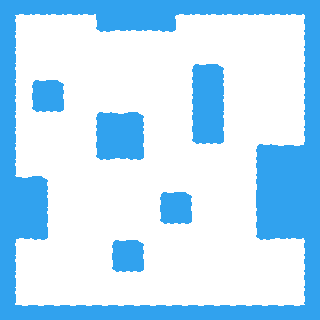

A level layout from a 2D game, rendered from its tile map. Below: a short description, then the map file with its tile-grid data intact:
An orthogonal 20x20 tile map with 16x16 px tiles, 2 tile layers (backgroundLayer, blockedLayer) and 3 objects.

<map version="1.0" orientation="orthogonal" renderorder="right-down" width="20" height="20" tilewidth="16" tileheight="16" nextobjectid="5">
 <tileset firstgid="1" name="tilemap" tilewidth="16" tileheight="16" tilecount="48" columns="8">
  <image source="../../../tilemap.png" width="128" height="96" />
 </tileset>
 <layer name="backgroundLayer" width="20" height="20">
  <data encoding="csv">
8,8,8,8,8,8,8,8,8,8,8,8,8,8,8,8,8,8,8,8,
8,8,8,8,8,8,8,8,8,8,8,8,8,8,8,8,8,8,8,8,
8,8,8,8,8,8,8,8,8,8,8,8,8,8,8,8,8,8,8,8,
8,8,8,8,8,8,8,8,8,8,8,8,8,8,8,8,8,8,8,8,
8,8,8,8,8,8,8,8,8,8,8,8,8,8,8,8,8,8,8,8,
8,8,8,8,8,8,8,8,8,8,8,8,8,8,8,8,8,8,8,8,
8,8,8,8,8,8,8,8,8,8,8,8,8,8,8,8,8,8,8,8,
8,8,8,8,8,8,8,8,8,8,8,8,8,8,8,8,8,8,8,8,
8,8,8,8,8,8,8,8,8,8,8,8,8,8,8,8,8,8,8,8,
8,8,8,8,8,8,8,8,8,8,8,8,8,8,8,8,8,8,8,8,
8,8,8,8,8,8,8,8,8,8,8,8,8,8,8,8,8,8,8,8,
8,8,8,8,8,8,8,8,8,8,8,8,8,8,8,8,8,8,8,8,
8,8,8,8,8,8,8,8,8,8,8,8,8,8,8,8,8,8,8,8,
8,8,8,8,8,8,8,8,8,8,8,8,8,8,8,8,8,8,8,8,
8,8,8,8,8,8,8,8,8,8,8,8,8,8,8,8,8,8,8,8,
8,8,8,8,8,8,8,8,8,8,8,8,8,8,8,8,8,8,8,8,
8,8,8,8,8,8,8,8,8,8,8,8,8,8,8,8,8,8,8,8,
8,8,8,8,8,8,8,8,8,8,8,8,8,8,8,8,8,8,8,8,
8,8,8,8,8,8,8,8,8,8,8,8,8,8,8,8,8,8,8,8,
8,8,8,8,8,8,8,8,8,8,8,8,8,8,8,8,8,8,8,8
</data>
 </layer>
 <layer name="blockedLayer" width="20" height="20">
  <data encoding="csv">
1,3,3,3,3,3,16,16,16,16,16,3,3,3,3,3,3,3,3,2,
11,0,0,0,0,0,13,3,3,3,14,0,0,0,0,0,0,0,0,12,
11,0,0,0,0,0,0,0,0,0,0,0,0,0,0,0,0,0,0,12,
11,0,0,0,0,0,0,0,0,0,0,0,0,0,0,0,0,0,0,12,
11,0,0,0,0,0,0,0,0,0,0,0,5,6,0,0,0,0,0,12,
11,0,5,6,0,0,0,0,0,0,0,0,12,11,0,0,0,0,0,12,
11,0,13,14,0,0,0,0,0,0,0,0,12,11,0,0,0,0,0,12,
11,0,0,0,0,0,5,4,6,0,0,0,12,11,0,0,0,0,0,12,
11,0,0,0,0,0,12,16,11,0,0,0,13,14,0,0,0,0,0,12,
11,0,0,0,0,0,13,3,14,0,0,0,0,0,0,0,5,4,4,16,
11,0,0,0,0,0,0,0,0,0,0,0,0,0,0,0,12,16,16,16,
16,4,6,0,0,0,0,0,0,0,0,0,0,0,0,0,12,16,16,16,
16,16,11,0,0,0,0,0,0,0,5,6,0,0,0,0,16,16,16,16,
16,16,11,0,0,0,0,0,0,0,13,14,0,0,0,0,12,16,16,16,
16,3,14,0,0,0,0,0,0,0,0,0,0,0,0,0,13,3,3,16,
11,0,0,0,0,0,0,5,6,0,0,0,0,0,0,0,0,0,0,12,
11,0,0,0,0,0,0,13,14,0,0,0,0,0,0,0,0,0,0,12,
11,0,0,0,0,0,0,0,0,0,0,0,0,0,0,0,0,0,0,12,
11,0,0,0,0,0,0,0,0,0,0,0,0,0,0,0,0,0,0,12,
9,4,4,4,4,4,4,4,4,4,4,4,4,4,4,4,4,4,4,10
</data>
 </layer>
 <objectgroup name="objectsLayer">
  <object id="1" gid="7" x="47.2219" y="286.047" width="16" height="16">
   <properties>
    <property name="type" value="playerStart" />
   </properties>
  </object>
  <object id="2" gid="15" x="35.5962" y="47.721" width="16" height="16">
   <properties>
    <property name="sprite" value="browndoor" />
    <property name="targetTilemap" value="welt2" />
    <property name="targetX" value="30" />
    <property name="targetY" value="20" />
    <property name="type" value="door" />
   </properties>
  </object>
  <object id="3" gid="17" x="93.7245" y="201.761" width="16" height="16">
   <properties>
    <property name="sprite" value="snowball" />
    <property name="type" value="item" />
   </properties>
  </object>
 </objectgroup>
</map>